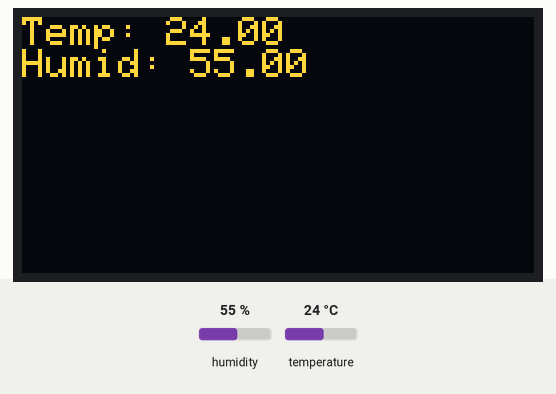
Simulated run of this sketch. Board: ESP8266 (NodeMCU). Shown: 128×64 one-colour display. Inputs (shaded band) come from the test bench; at power-on: humidity 55 %, temperature 24 °C. The OLED is the two-colour kind (top 16 rows yellow); what the sketch prints to the serial monitor is not drawn.

Above: at 1.2 s.
1.3 s: humidity set to 22 %
At 10.8 s:
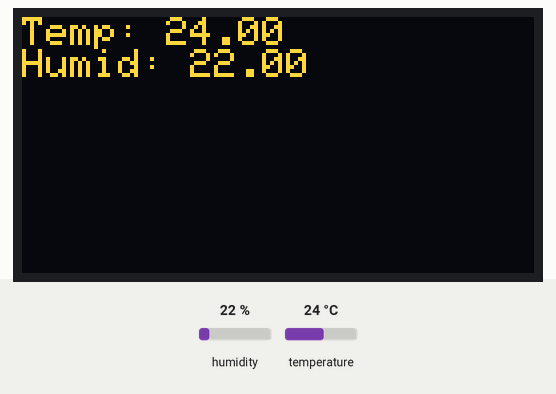
11.6 s: temperature set to 12 °C
At 21.4 s:
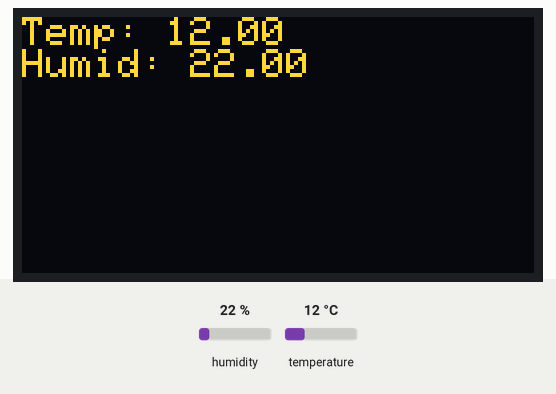
21.7 s: humidity set to 40 %
At 30.8 s:
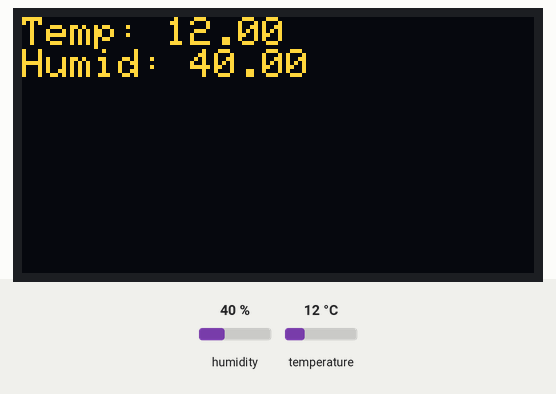
31.7 s: temperature set to 19 °C
Timing chart, 0 to 34.7 s (numbered marks = the images above; inputs shaded):
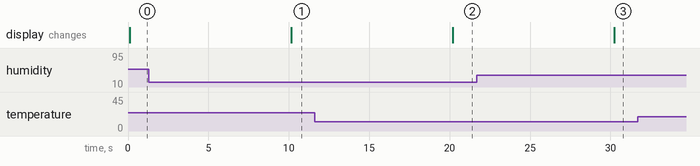

The sketch:

Test_2.ino
```cpp
#include<WiFiManager.h>
#include<OakOLED.h>
#include<DHT.h>
//#define WIFI_MODE //uncomment for using WIFI
#define DHTPIN D4      // Selecting the pin at which we have connected DHT11
#define DHTTYPE DHT11 // Selecting the type of DHT sensors

DHT dht ( DHTPIN, DHTTYPE );

OakOLED oled;

WiFiClient espClient;

String apiKey = "SPT36YLGTJAZRB0G";     //  Enter your Write API key from ThingSpeak
const char* server = "api.thingspeak.com";


WiFiClient client;
void setup_wifi() {

  WiFiManager wifiManager;
  // wifiManager.resetSettings(); // uncomment it once to reset the saved wifi credentials inside mcu
  wifiManager.autoConnect("");

  if(WiFi.status()==WL_CONNECTED){
    Serial.println("Connected.");
    Serial.println(WiFi.SSID());
  }
  else{
    Serial.println("Wifi not connected");
  }
}


void setup() {
  // put your setup code here, to run once:
  Serial.begin(9600);   // Initialize the BUILTIN_LED pin as an output
  oled.begin();
  oled.clearDisplay();
  oled.setTextSize(1);
  oled.setTextColor(1);
  oled.setCursor(0,0);
  oled.println("Initializing sensors");
  oled.display();
  dht.begin (  );    // The sensor will start working
  Serial.println("Starting");
  #ifdef WIFI_MODE
  setup_wifi();
#endif
}

void loop() {
  // put your main code here, to run repeatedly:
  float h = dht.readHumidity();
  float t = dht.readTemperature();

  if (isnan(h) || isnan(t))
      {
          Serial.println("Failed to read from DHT sensor!");
          return;
      }

#ifdef WIFI_MODE
  if (client.connect(server,80))   //   "184.106.153.149" or api.thingspeak.com
    {

      String postStr = apiKey;
      postStr +="&field1=";
      postStr += String(t);
      postStr +="&field2=";
      postStr += String(h);
      postStr += "\r\n\r\n";

      client.print("POST /update HTTP/1.1\n");
      client.print("Host: api.thingspeak.com\n");
      client.print("Connection: close\n");
      client.print("X-THINGSPEAKAPIKEY: "+apiKey+"\n");
      client.print("Content-Type: application/x-www-form-urlencoded\n");
      client.print("Content-Length: ");
      client.print(postStr.length());
      client.print("\n\n");
      client.print(postStr);

      Serial.print("Temperature: ");
      Serial.print(t);
      Serial.print(" degrees Celcius, Humidity: ");
      Serial.print(h);
      Serial.println("%. Send to Thingspeak.");
    }
    client.stop();
    #endif
     oled.clearDisplay();
  oled.setTextSize(1.5);
  oled.setTextColor(1);
  oled.setCursor(0,0);
  oled.print("Temp: ");
  oled.println(t);
  oled.print("Humid: ");
  oled.println(h);
  // oled.print("AQI: ");
  // oled.println(air_quality);
  oled.display();
    Serial.println("Waiting...");

  // thingspeak needs minimum 15 sec delay between updates, i've set it to 30 seconds
  delay(10000);

}
```

Measured:
- after the input at 1.3 s, the display: changes after 8.9 s (image 1)
- after the input at 11.6 s, the display: changes after 8.6 s (image 2)
- after the input at 21.7 s, the display: changes after 8.6 s (image 3)
